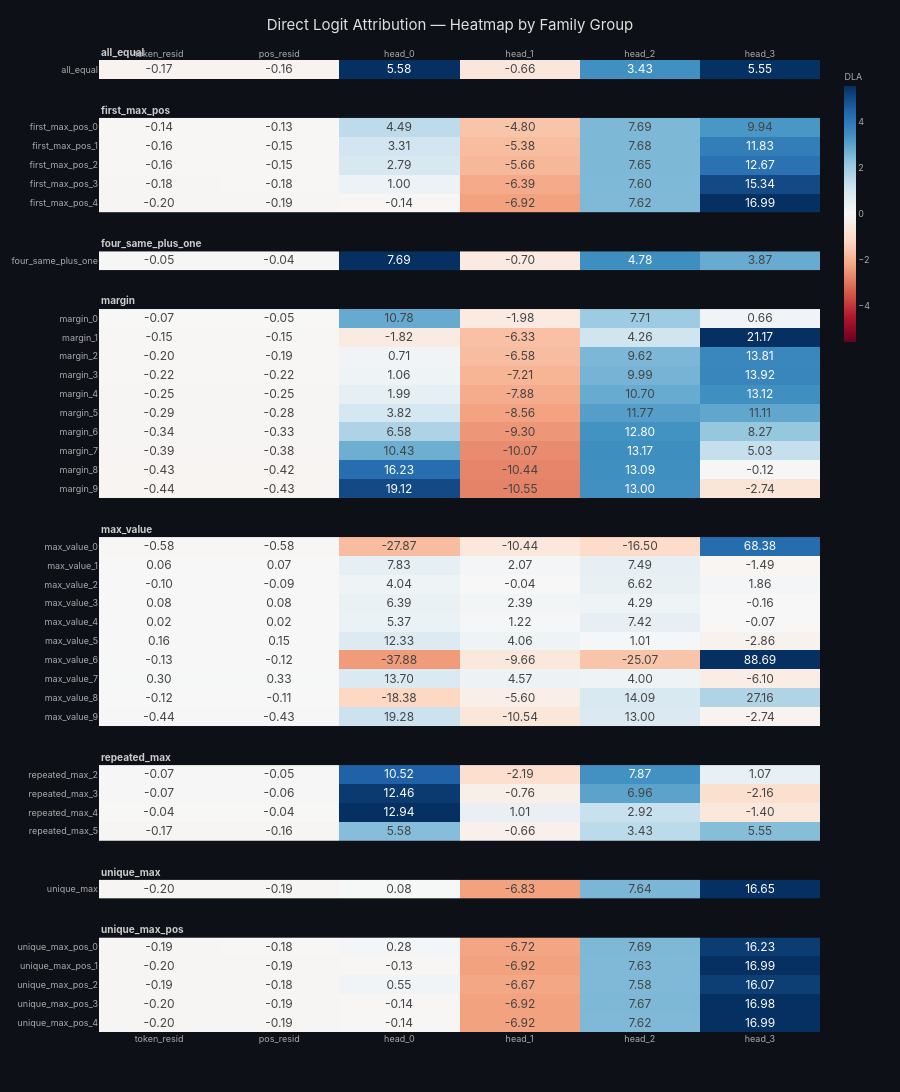

This figure's notebook cell:
### Code cell
plot_dla(final_dla, FAMILY_GROUPS, FAMILY_GROUP_LABELS)

### Figure 1 — Plotly figure (JSON) as saved in the notebook; plotly's stock layout.template omitted (floating-point values rounded to 4 significant figures)
{"data": [{"colorbar": {"len": 0.3, "thickness": 12, "tickfont": {"size": 9}, "title": {"font": {"size": 9}, "text": "DLA"}, "y": 1, "yanchor": "top"}, "colorscale": [[0, "rgb(103,0,31)"], [0.1, "rgb(178,24,43)"], [0.2, "rgb(214,96,77)"], [0.3, "rgb(244,165,130)"], [0.4, "rgb(253,219,199)"], [0.5, "rgb(247,247,247)"], [0.6, "rgb(209,229,240)"], [0.7, "rgb(146,197,222)"], [0.8, "rgb(67,147,195)"], [0.9, "rgb(33,102,172)"], [1, "rgb(5,48,97)"]], "hovertemplate": "<b>%{y}</b><br>%{x}: %{z:.3f}<extra></extra>", "showscale": true, "text": [["-0.17", "-0.16", "5.58", "-0.66", "3.43", "5.55"]], "textfont": {"size": 12}, "texttemplate": "%{text}", "type": "heatmap", "x": ["token_resid", "pos_resid", "head_0", "head_1", "head_2", "head_3"], "xaxis": "x", "y": ["all_equal"], "yaxis": "y", "z": [[-0.1713, -0.1626, 5.579, -0.6613, 3.431, 5.555]], "zmax": 5.579, "zmid": 0, "zmin": -5.579}, {"colorbar": {"len": 0.3, "thickness": 12, "tickfont": {"size": 9}, "title": {"font": {"size": 9}, "text": "DLA"}, "y": 1, "yanchor": "top"}, "colorscale": [[0, "rgb(103,0,31)"], [0.1, "rgb(178,24,43)"], [0.2, "rgb(214,96,77)"], [0.3, "rgb(244,165,130)"], [0.4, "rgb(253,219,199)"], [0.5, "rgb(247,247,247)"], [0.6, "rgb(209,229,240)"], [0.7, "rgb(146,197,222)"], [0.8, "rgb(67,147,195)"], [0.9, "rgb(33,102,172)"], [1, "rgb(5,48,97)"]], "hovertemplate": "<b>%{y}</b><br>%{x}: %{z:.3f}<extra></extra>", "showscale": false, "text": [["-0.14", "-0.13", "4.49", "-4.80", "7.69", "9.94"], ["-0.16", "-0.15", "3.31", "-5.38", "7.68", "11.83"], ["-0.16", "-0.15", "2.79", "-5.66", "7.65", "12.67"], ["-0.18", "-0.18", "1.00", "-6.39", "7.60", "15.34"], ["-0.20", "-0.19", "-0.14", "-6.92", "7.62", "16.99"]], "textfont": {"size": 12}, "texttemplate": "%{text}", "type": "heatmap", "x": ["token_resid", "pos_resid", "head_0", "head_1", "head_2", "head_3"], "xaxis": "x2", "y": ["first_max_pos_0", "first_max_pos_1", "first_max_pos_2", "first_max_pos_3", "first_max_pos_4"], "yaxis": "y2", "z": [[-0.1414, -0.1315, 4.495, -4.802, 7.688, 9.943], [-0.158, -0.1488, 3.31, -5.376, 7.683, 11.83], [-0.1636, -0.1544, 2.794, -5.657, 7.65, 12.67], [-0.1839, -0.1756, 1.004, -6.393, 7.603, 15.34], [-0.1996, -0.1918, -0.1374, -6.924, 7.62, 16.99]], "zmax": 16.99, "zmid": 0, "zmin": -16.99}, {"colorbar": {"len": 0.3, "thickness": 12, "tickfont": {"size": 9}, "title": {"font": {"size": 9}, "text": "DLA"}, "y": 1, "yanchor": "top"}, "colorscale": [[0, "rgb(103,0,31)"], [0.1, "rgb(178,24,43)"], [0.2, "rgb(214,96,77)"], [0.3, "rgb(244,165,130)"], [0.4, "rgb(253,219,199)"], [0.5, "rgb(247,247,247)"], [0.6, "rgb(209,229,240)"], [0.7, "rgb(146,197,222)"], [0.8, "rgb(67,147,195)"], [0.9, "rgb(33,102,172)"], [1, "rgb(5,48,97)"]], "hovertemplate": "<b>%{y}</b><br>%{x}: %{z:.3f}<extra></extra>", "showscale": false, "text": [["-0.05", "-0.04", "7.69", "-0.70", "4.78", "3.87"]], "textfont": {"size": 12}, "texttemplate": "%{text}", "type": "heatmap", "x": ["token_resid", "pos_resid", "head_0", "head_1", "head_2", "head_3"], "xaxis": "x3", "y": ["four_same_plus_one"], "yaxis": "y3", "z": [[-0.04712, -0.04085, 7.693, -0.7, 4.785, 3.873]], "zmax": 7.693, "zmid": 0, "zmin": -7.693}, {"colorbar": {"len": 0.3, "thickness": 12, "tickfont": {"size": 9}, "title": {"font": {"size": 9}, "text": "DLA"}, "y": 1, "yanchor": "top"}, "colorscale": [[0, "rgb(103,0,31)"], [0.1, "rgb(178,24,43)"], [0.2, "rgb(214,96,77)"], [0.3, "rgb(244,165,130)"], [0.4, "rgb(253,219,199)"], [0.5, "rgb(247,247,247)"], [0.6, "rgb(209,229,240)"], [0.7, "rgb(146,197,222)"], [0.8, "rgb(67,147,195)"], [0.9, "rgb(33,102,172)"], [1, "rgb(5,48,97)"]], "hovertemplate": "<b>%{y}</b><br>%{x}: %{z:.3f}<extra></extra>", "showscale": false, "text": [["-0.07", "-0.05", "10.78", "-1.98", "7.71", "0.66"], ["-0.15", "-0.15", "-1.82", "-6.33", "4.26", "21.17"], ["-0.20", "-0.19", "0.71", "-6.58", "9.62", "13.81"], ["-0.22", "-0.22", "1.06", "-7.21", "9.99", "13.92"], ["-0.25", "-0.25", "1.99", "-7.88", "10.70", "13.12"], ["-0.29", "-0.28", "3.82", "-8.56", "11.77", "11.11"], ["-0.34", "-0.33", "6.58", "-9.30", "12.80", "8.27"], ["-0.39", "-0.38", "10.43", "-10.07", "13.17", "5.03"], ["-0.43", "-0.42", "16.23", "-10.44", "13.09", "-0.12"], ["-0.44", "-0.43", "19.12", "-10.55", "13.00", "-2.74"]], "textfont": {"size": 12}, "texttemplate": "%{text}", "type": "heatmap", "x": ["token_resid", "pos_resid", "head_0", "head_1", "head_2", "head_3"], "xaxis": "x4", "y": ["margin_0", "margin_1", "margin_2", "margin_3", "margin_4", "margin_5", "margin_6", "margin_7", "margin_8", "margin_9"], "yaxis": "y4", "z": [[-0.0664, -0.0541, 10.78, -1.982, 7.709, 0.656], [-0.1524, -0.1458, -1.818, -6.334, 4.256, 21.17], [-0.2018, -0.1927, 0.7115, -6.576, 9.621, 13.81], [-0.2246, -0.2156, 1.056, -7.21, 9.988, 13.92], [-0.2548, -0.2459, 1.992, -7.88, 10.7, 13.12], [-0.2932, -0.2844, 3.816, -8.563, 11.77, 11.11], [-0.3401, -0.3317, 6.581, -9.299, 12.8, 8.266], [-0.3908, -0.3822, 10.43, -10.07, 13.17, 5.03], [-0.4262, -0.4159, 16.23, -10.44, 13.09, -0.1184], [-0.4394, -0.4282, 19.12, -10.55, 13.0, -2.742]], "zmax": 21.17, "zmid": 0, "zmin": -21.17}, {"colorbar": {"len": 0.3, "thickness": 12, "tickfont": {"size": 9}, "title": {"font": {"size": 9}, "text": "DLA"}, "y": 1, "yanchor": "top"}, "colorscale": [[0, "rgb(103,0,31)"], [0.1, "rgb(178,24,43)"], [0.2, "rgb(214,96,77)"], [0.3, "rgb(244,165,130)"], [0.4, "rgb(253,219,199)"], [0.5, "rgb(247,247,247)"], [0.6, "rgb(209,229,240)"], [0.7, "rgb(146,197,222)"], [0.8, "rgb(67,147,195)"], [0.9, "rgb(33,102,172)"], [1, "rgb(5,48,97)"]], "hovertemplate": "<b>%{y}</b><br>%{x}: %{z:.3f}<extra></extra>", "showscale": false, "text": [["-0.58", "-0.58", "-27.87", "-10.44", "-16.50", "68.38"], ["0.06", "0.07", "7.83", "2.07", "7.49", "-1.49"], ["-0.10", "-0.09", "4.04", "-0.04", "6.62", "1.86"], ["0.08", "0.08", "6.39", "2.39", "4.29", "-0.16"], ["0.02", "0.02", "5.37", "1.22", "7.42", "-0.07"], ["0.16", "0.15", "12.33", "4.06", "1.01", "-2.86"], ["-0.13", "-0.12", "-37.88", "-9.66", "-25.07", "88.69"], ["0.30", "0.33", "13.70", "4.57", "4.00", "-6.10"], ["-0.12", "-0.11", "-18.38", "-5.60", "14.09", "27.16"], ["-0.44", "-0.43", "19.28", "-10.54", "13.00", "-2.74"]], "textfont": {"size": 12}, "texttemplate": "%{text}", "type": "heatmap", "x": ["token_resid", "pos_resid", "head_0", "head_1", "head_2", "head_3"], "xaxis": "x5", "y": ["max_value_0", "max_value_1", "max_value_2", "max_value_3", "max_value_4", "max_value_5", "max_value_6", "max_value_7", "max_value_8", "max_value_9"], "yaxis": "y5", "z": [[-0.5834, -0.5812, -27.87, -10.44, -16.5, 68.38], [0.06052, 0.06512, 7.828, 2.075, 7.487, -1.495], [-0.1036, -0.09437, 4.042, -0.03546, 6.621, 1.857], [0.07827, 0.08371, 6.388, 2.394, 4.287, -0.1631], [0.02442, 0.01666, 5.369, 1.221, 7.422, -0.06584], [0.1635, 0.1526, 12.33, 4.064, 1.01, -2.862], [-0.1325, -0.1243, -37.88, -9.659, -25.07, 88.69], [0.3006, 0.3255, 13.7, 4.575, 3.997, -6.104], [-0.1154, -0.1144, -18.38, -5.603, 14.09, 27.16], [-0.4395, -0.428, 19.28, -10.54, 13.0, -2.743]], "zmax": 88.69, "zmid": 0, "zmin": -88.69}, {"colorbar": {"len": 0.3, "thickness": 12, "tickfont": {"size": 9}, "title": {"font": {"size": 9}, "text": "DLA"}, "y": 1, "yanchor": "top"}, "colorscale": [[0, "rgb(103,0,31)"], [0.1, "rgb(178,24,43)"], [0.2, "rgb(214,96,77)"], [0.3, "rgb(244,165,130)"], [0.4, "rgb(253,219,199)"], [0.5, "rgb(247,247,247)"], [0.6, "rgb(209,229,240)"], [0.7, "rgb(146,197,222)"], [0.8, "rgb(67,147,195)"], [0.9, "rgb(33,102,172)"], [1, "rgb(5,48,97)"]], "hovertemplate": "<b>%{y}</b><br>%{x}: %{z:.3f}<extra></extra>", "showscale": false, "text": [["-0.07", "-0.05", "10.52", "-2.19", "7.87", "1.07"], ["-0.07", "-0.06", "12.46", "-0.76", "6.96", "-2.16"], ["-0.04", "-0.04", "12.94", "1.01", "2.92", "-1.40"], ["-0.17", "-0.16", "5.58", "-0.66", "3.43", "5.55"]], "textfont": {"size": 12}, "texttemplate": "%{text}", "type": "heatmap", "x": ["token_resid", "pos_resid", "head_0", "head_1", "head_2", "head_3"], "xaxis": "x6", "y": ["repeated_max_2", "repeated_max_3", "repeated_max_4", "repeated_max_5"], "yaxis": "y6", "z": [[-0.06625, -0.05359, 10.52, -2.188, 7.869, 1.072], [-0.06887, -0.05862, 12.46, -0.7578, 6.959, -2.156], [-0.04356, -0.03776, 12.94, 1.009, 2.916, -1.397], [-0.1713, -0.1626, 5.579, -0.6613, 3.431, 5.555]], "zmax": 12.94, "zmid": 0, "zmin": -12.94}, {"colorbar": {"len": 0.3, "thickness": 12, "tickfont": {"size": 9}, "title": {"font": {"size": 9}, "text": "DLA"}, "y": 1, "yanchor": "top"}, "colorscale": [[0, "rgb(103,0,31)"], [0.1, "rgb(178,24,43)"], [0.2, "rgb(214,96,77)"], [0.3, "rgb(244,165,130)"], [0.4, "rgb(253,219,199)"], [0.5, "rgb(247,247,247)"], [0.6, "rgb(209,229,240)"], [0.7, "rgb(146,197,222)"], [0.8, "rgb(67,147,195)"], [0.9, "rgb(33,102,172)"], [1, "rgb(5,48,97)"]], "hovertemplate": "<b>%{y}</b><br>%{x}: %{z:.3f}<extra></extra>", "showscale": false, "text": [["-0.20", "-0.19", "0.08", "-6.83", "7.64", "16.65"]], "textfont": {"size": 12}, "texttemplate": "%{text}", "type": "heatmap", "x": ["token_resid", "pos_resid", "head_0", "head_1", "head_2", "head_3"], "xaxis": "x7", "y": ["unique_max"], "yaxis": "y7", "z": [[-0.196, -0.1879, 0.08461, -6.827, 7.637, 16.65]], "zmax": 16.65, "zmid": 0, "zmin": -16.65}, {"colorbar": {"len": 0.3, "thickness": 12, "tickfont": {"size": 9}, "title": {"font": {"size": 9}, "text": "DLA"}, "y": 1, "yanchor": "top"}, "colorscale": [[0, "rgb(103,0,31)"], [0.1, "rgb(178,24,43)"], [0.2, "rgb(214,96,77)"], [0.3, "rgb(244,165,130)"], [0.4, "rgb(253,219,199)"], [0.5, "rgb(247,247,247)"], [0.6, "rgb(209,229,240)"], [0.7, "rgb(146,197,222)"], [0.8, "rgb(67,147,195)"], [0.9, "rgb(33,102,172)"], [1, "rgb(5,48,97)"]], "hovertemplate": "<b>%{y}</b><br>%{x}: %{z:.3f}<extra></extra>", "showscale": false, "text": [["-0.19", "-0.18", "0.28", "-6.72", "7.69", "16.23"], ["-0.20", "-0.19", "-0.13", "-6.92", "7.63", "16.99"], ["-0.19", "-0.18", "0.55", "-6.67", "7.58", "16.07"], ["-0.20", "-0.19", "-0.14", "-6.92", "7.67", "16.98"], ["-0.20", "-0.19", "-0.14", "-6.92", "7.62", "16.99"]], "textfont": {"size": 12}, "texttemplate": "%{text}", "type": "heatmap", "x": ["token_resid", "pos_resid", "head_0", "head_1", "head_2", "head_3"], "xaxis": "x8", "y": ["unique_max_pos_0", "unique_max_pos_1", "unique_max_pos_2", "unique_max_pos_3", "unique_max_pos_4"], "yaxis": "y8", "z": [[-0.1902, -0.1818, 0.2843, -6.716, 7.687, 16.23], [-0.1996, -0.1918, -0.1288, -6.924, 7.626, 16.99], [-0.191, -0.1828, 0.5479, -6.669, 7.581, 16.07], [-0.1996, -0.1918, -0.143, -6.924, 7.674, 16.98], [-0.1996, -0.1918, -0.1374, -6.924, 7.62, 16.99]], "zmax": 16.99, "zmid": 0, "zmin": -16.99}], "layout": {"annotations": [{"font": {"color": "#cccccc", "size": 10}, "showarrow": false, "text": "<b>all_equal</b>", "x": 0, "xanchor": "left", "xref": "paper", "y": 1, "yanchor": "bottom", "yref": "paper"}, {"font": {"color": "#cccccc", "size": 10}, "showarrow": false, "text": "<b>first_max_pos</b>", "x": 0, "xanchor": "left", "xref": "paper", "y": 0.9405, "yanchor": "bottom", "yref": "paper"}, {"font": {"color": "#cccccc", "size": 10}, "showarrow": false, "text": "<b>four_same_plus_one</b>", "x": 0, "xanchor": "left", "xref": "paper", "y": 0.8032, "yanchor": "bottom", "yref": "paper"}, {"font": {"color": "#cccccc", "size": 10}, "showarrow": false, "text": "<b>margin</b>", "x": 0, "xanchor": "left", "xref": "paper", "y": 0.7438, "yanchor": "bottom", "yref": "paper"}, {"font": {"color": "#cccccc", "size": 10}, "showarrow": false, "text": "<b>max_value</b>", "x": 0, "xanchor": "left", "xref": "paper", "y": 0.5092, "yanchor": "bottom", "yref": "paper"}, {"font": {"color": "#cccccc", "size": 10}, "showarrow": false, "text": "<b>repeated_max</b>", "x": 0, "xanchor": "left", "xref": "paper", "y": 0.2746, "yanchor": "bottom", "yref": "paper"}, {"font": {"color": "#cccccc", "size": 10}, "showarrow": false, "text": "<b>unique_max</b>", "x": 0, "xanchor": "left", "xref": "paper", "y": 0.1568, "yanchor": "bottom", "yref": "paper"}, {"font": {"color": "#cccccc", "size": 10}, "showarrow": false, "text": "<b>unique_max_pos</b>", "x": 0, "xanchor": "left", "xref": "paper", "y": 0.0973, "yanchor": "bottom", "yref": "paper"}], "font": {"color": "#aaaaaa", "family": "Inter, sans-serif"}, "height": 2515, "margin": {"b": 60, "l": 60, "r": 80, "t": 60}, "paper_bgcolor": "#0d1117", "plot_bgcolor": "#0d1117", "title": {"font": {"color": "#E0E0E0", "size": 15}, "text": "Direct Logit Attribution — Heatmap by Family Group", "x": 0.5}, "xaxis": {"anchor": "y", "domain": [0, 1], "showgrid": false, "showticklabels": true, "side": "top", "tickfont": {"size": 9}}, "xaxis2": {"anchor": "y2", "domain": [0, 1], "showgrid": false, "showticklabels": false, "side": "top", "tickfont": {"size": 9}}, "xaxis3": {"anchor": "y3", "domain": [0, 1], "showgrid": false, "showticklabels": false, "side": "top", "tickfont": {"size": 9}}, "xaxis4": {"anchor": "y4", "domain": [0, 1], "showgrid": false, "showticklabels": false, "side": "top", "tickfont": {"size": 9}}, "xaxis5": {"anchor": "y5", "domain": [0, 1], "showgrid": false, "showticklabels": false, "side": "top", "tickfont": {"size": 9}}, "xaxis6": {"anchor": "y6", "domain": [0, 1], "showgrid": false, "showticklabels": false, "side": "top", "tickfont": {"size": 9}}, "xaxis7": {"anchor": "y7", "domain": [0, 1], "showgrid": false, "showticklabels": false, "side": "top", "tickfont": {"size": 9}}, "xaxis8": {"anchor": "y8", "domain": [0, 1], "showgrid": false, "showticklabels": true, "side": "bottom", "tickfont": {"size": 9}}, "yaxis": {"anchor": "x", "autorange": "reversed", "domain": [0.9805, 1], "showgrid": false, "tickfont": {"size": 9}}, "yaxis2": {"anchor": "x2", "autorange": "reversed", "domain": [0.8432, 0.9405], "showgrid": false, "tickfont": {"size": 9}}, "yaxis3": {"anchor": "x3", "autorange": "reversed", "domain": [0.7838, 0.8032], "showgrid": false, "tickfont": {"size": 9}}, "yaxis4": {"anchor": "x4", "autorange": "reversed", "domain": [0.5492, 0.7438], "showgrid": false, "tickfont": {"size": 9}}, "yaxis5": {"anchor": "x5", "autorange": "reversed", "domain": [0.3146, 0.5092], "showgrid": false, "tickfont": {"size": 9}}, "yaxis6": {"anchor": "x6", "autorange": "reversed", "domain": [0.1968, 0.2746], "showgrid": false, "tickfont": {"size": 9}}, "yaxis7": {"anchor": "x7", "autorange": "reversed", "domain": [0.1373, 0.1568], "showgrid": false, "tickfont": {"size": 9}}, "yaxis8": {"anchor": "x8", "autorange": "reversed", "domain": [0, 0.0973], "showgrid": false, "tickfont": {"size": 9}}}}
